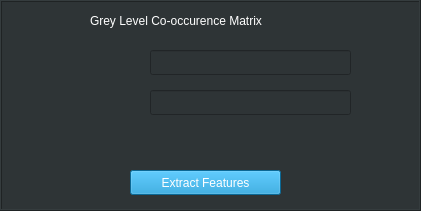
      <widget class="QFrame" name="frame_4">
       <property name="geometry">
        <rect>
         <x>0</x>
         <y>30</y>
         <width>421</width>
         <height>211</height>
        </rect>
       </property>
       <property name="styleSheet">
        <string notr="true">background-color: rgb(46, 52, 54);</string>
       </property>
       <property name="frameShape">
        <enum>QFrame::Box</enum>
       </property>
       <property name="frameShadow">
        <enum>QFrame::Raised</enum>
       </property>
       <widget class="QLineEdit" name="pixel_angle_glcm_txtbox">
        <property name="geometry">
         <rect>
          <x>150</x>
          <y>50</y>
          <width>201</width>
          <height>25</height>
         </rect>
        </property>
        <property name="styleSheet">
         <string notr="true">color: rgb(255, 255, 255);</string>
        </property>
        <property name="frame">
         <bool>true</bool>
        </property>
       </widget>
       <widget class="QLineEdit" name="pixel_distance_glcm_txtbox">
        <property name="geometry">
         <rect>
          <x>150</x>
          <y>90</y>
          <width>201</width>
          <height>25</height>
         </rect>
        </property>
        <property name="styleSheet">
         <string notr="true">color: rgb(255, 255, 255);</string>
        </property>
        <property name="frame">
         <bool>true</bool>
        </property>
       </widget>
       <widget class="QPushButton" name="extract_glcm_features_btn">
        <property name="geometry">
         <rect>
          <x>130</x>
          <y>170</y>
          <width>151</width>
          <height>25</height>
         </rect>
        </property>
        <property name="palette">
         <palette>
          <active>
           <colorrole role="Button">
            <brush brushstyle="SolidPattern">
             <color alpha="255">
              <red>15</red>
              <green>145</green>
              <blue>208</blue>
             </color>
            </brush>
           </colorrole>
           <colorrole role="Text">
            <brush brushstyle="SolidPattern">
             <color alpha="255">
              <red>255</red>
              <green>255</green>
              <blue>255</blue>
             </color>
            </brush>
           </colorrole>
           <colorrole role="ButtonText">
            <brush brushstyle="SolidPattern">
             <color alpha="255">
              <red>255</red>
              <green>255</green>
              <blue>255</blue>
             </color>
            </brush>
           </colorrole>
           <colorrole role="Base">
            <brush brushstyle="SolidPattern">
             <color alpha="255">
              <red>15</red>
              <green>145</green>
              <blue>208</blue>
             </color>
            </brush>
           </colorrole>
           <colorrole role="Window">
            <brush brushstyle="SolidPattern">
             <color alpha="255">
              <red>15</red>
              <green>145</green>
              <blue>208</blue>
             </color>
            </brush>
           </colorrole>
           <colorrole role="PlaceholderText">
            <brush brushstyle="SolidPattern">
             <color alpha="128">
              <red>255</red>
              <green>255</green>
              <blue>255</blue>
             </color>
            </brush>
           </colorrole>
          </active>
          <inactive>
           <colorrole role="Button">
            <brush brushstyle="SolidPattern">
             <color alpha="255">
              <red>15</red>
              <green>145</green>
              <blue>208</blue>
             </color>
            </brush>
           </colorrole>
           <colorrole role="Text">
            <brush brushstyle="SolidPattern">
             <color alpha="255">
              <red>255</red>
              <green>255</green>
              <blue>255</blue>
             </color>
            </brush>
           </colorrole>
           <colorrole role="ButtonText">
            <brush brushstyle="SolidPattern">
             <color alpha="255">
              <red>255</red>
              <green>255</green>
              <blue>255</blue>
             </color>
            </brush>
           </colorrole>
           <colorrole role="Base">
            <brush brushstyle="SolidPattern">
             <color alpha="255">
              <red>15</red>
              <green>145</green>
              <blue>208</blue>
             </color>
            </brush>
           </colorrole>
           <colorrole role="Window">
            <brush brushstyle="SolidPattern">
             <color alpha="255">
              <red>15</red>
              <green>145</green>
              <blue>208</blue>
             </color>
            </brush>
           </colorrole>
           <colorrole role="PlaceholderText">
            <brush brushstyle="SolidPattern">
             <color alpha="128">
              <red>255</red>
              <green>255</green>
              <blue>255</blue>
             </color>
            </brush>
           </colorrole>
          </inactive>
          <disabled>
           <colorrole role="Button">
            <brush brushstyle="SolidPattern">
             <color alpha="255">
              <red>15</red>
              <green>145</green>
              <blue>208</blue>
             </color>
            </brush>
           </colorrole>
           <colorrole role="Text">
            <brush brushstyle="SolidPattern">
             <color alpha="255">
              <red>190</red>
              <green>190</green>
              <blue>190</blue>
             </color>
            </brush>
           </colorrole>
           <colorrole role="ButtonText">
            <brush brushstyle="SolidPattern">
             <color alpha="255">
              <red>190</red>
              <green>190</green>
              <blue>190</blue>
             </color>
            </brush>
           </colorrole>
           <colorrole role="Base">
            <brush brushstyle="SolidPattern">
             <color alpha="255">
              <red>15</red>
              <green>145</green>
              <blue>208</blue>
             </color>
            </brush>
           </colorrole>
           <colorrole role="Window">
            <brush brushstyle="SolidPattern">
             <color alpha="255">
              <red>15</red>
              <green>145</green>
              <blue>208</blue>
             </color>
            </brush>
           </colorrole>
           <colorrole role="PlaceholderText">
            <brush brushstyle="SolidPattern">
             <color alpha="128">
              <red>0</red>
              <green>0</green>
              <blue>0</blue>
             </color>
            </brush>
           </colorrole>
          </disabled>
         </palette>
        </property>
        <property name="autoFillBackground">
         <bool>false</bool>
        </property>
        <property name="styleSheet">
         <string notr="true">background-color: rgb(15, 145, 208);</string>
        </property>
        <property name="text">
         <string>Extract Features</string>
        </property>
       </widget>
       <widget class="QLabel" name="label_3">
        <property name="geometry">
         <rect>
          <x>90</x>
          <y>10</y>
          <width>221</width>
          <height>21</height>
         </rect>
        </property>
        <property name="palette">
         <palette>
          <active>
           <colorrole role="WindowText">
            <brush brushstyle="SolidPattern">
             <color alpha="255">
              <red>255</red>
              <green>255</green>
              <blue>255</blue>
             </color>
            </brush>
           </colorrole>
           <colorrole role="Button">
            <brush brushstyle="SolidPattern">
             <color alpha="255">
              <red>46</red>
              <green>52</green>
              <blue>54</blue>
             </color>
            </brush>
           </colorrole>
           <colorrole role="Light">
            <brush brushstyle="SolidPattern">
             <color alpha="255">
              <red>255</red>
              <green>255</green>
              <blue>255</blue>
             </color>
            </brush>
           </colorrole>
           <colorrole role="Midlight">
            <brush brushstyle="SolidPattern">
             <color alpha="255">
              <red>255</red>
              <green>255</green>
              <blue>255</blue>
             </color>
            </brush>
           </colorrole>
           <colorrole role="Dark">
            <brush brushstyle="SolidPattern">
             <color alpha="255">
              <red>127</red>
              <green>127</green>
              <blue>127</blue>
             </color>
            </brush>
           </colorrole>
           <colorrole role="Mid">
            <brush brushstyle="SolidPattern">
             <color alpha="255">
              <red>170</red>
              <green>170</green>
              <blue>170</blue>
             </color>
            </brush>
           </colorrole>
           <colorrole role="Text">
            <brush brushstyle="SolidPattern">
             <color alpha="255">
              <red>255</red>
              <green>255</green>
              <blue>255</blue>
             </color>
            </brush>
           </colorrole>
           <colorrole role="BrightText">
            <brush brushstyle="SolidPattern">
             <color alpha="255">
              <red>255</red>
              <green>255</green>
              <blue>255</blue>
             </color>
            </brush>
           </colorrole>
           <colorrole role="ButtonText">
            <brush brushstyle="SolidPattern">
             <color alpha="255">
              <red>255</red>
              <green>255</green>
              <blue>255</blue>
             </color>
            </brush>
           </colorrole>
           <colorrole role="Base">
            <brush brushstyle="SolidPattern">
             <color alpha="255">
              <red>46</red>
              <green>52</green>
              <blue>54</blue>
             </color>
            </brush>
           </colorrole>
           <colorrole role="Window">
            <brush brushstyle="SolidPattern">
             <color alpha="255">
              <red>46</red>
              <green>52</green>
              <blue>54</blue>
             </color>
            </brush>
           </colorrole>
           <colorrole role="Shadow">
            <brush brushstyle="SolidPattern">
             <color alpha="255">
              <red>0</red>
              <green>0</green>
              <blue>0</blue>
             </color>
            </brush>
           </colorrole>
           <colorrole role="AlternateBase">
            <brush brushstyle="SolidPattern">
             <color alpha="255">
              <red>255</red>
              <green>255</green>
              <blue>255</blue>
             </color>
            </brush>
           </colorrole>
           <colorrole role="ToolTipBase">
            <brush brushstyle="SolidPattern">
             <color alpha="255">
              <red>255</red>
              <green>255</green>
              <blue>220</blue>
             </color>
            </brush>
           </colorrole>
           <colorrole role="ToolTipText">
            <brush brushstyle="SolidPattern">
             <color alpha="255">
              <red>0</red>
              <green>0</green>
              <blue>0</blue>
             </color>
            </brush>
           </colorrole>
           <colorrole role="PlaceholderText">
            <brush brushstyle="SolidPattern">
             <color alpha="128">
              <red>255</red>
              <green>255</green>
              <blue>255</blue>
             </color>
            </brush>
           </colorrole>
          </active>
          <inactive>
           <colorrole role="WindowText">
            <brush brushstyle="SolidPattern">
             <color alpha="255">
              <red>255</red>
              <green>255</green>
              <blue>255</blue>
             </color>
            </brush>
           </colorrole>
           <colorrole role="Button">
            <brush brushstyle="SolidPattern">
             <color alpha="255">
              <red>46</red>
              <green>52</green>
              <blue>54</blue>
             </color>
            </brush>
           </colorrole>
           <colorrole role="Light">
            <brush brushstyle="SolidPattern">
             <color alpha="255">
              <red>255</red>
              <green>255</green>
              <blue>255</blue>
             </color>
            </brush>
           </colorrole>
           <colorrole role="Midlight">
            <brush brushstyle="SolidPattern">
             <color alpha="255">
              <red>255</red>
              <green>255</green>
              <blue>255</blue>
             </color>
            </brush>
           </colorrole>
           <colorrole role="Dark">
            <brush brushstyle="SolidPattern">
             <color alpha="255">
              <red>127</red>
              <green>127</green>
              <blue>127</blue>
             </color>
            </brush>
           </colorrole>
           <colorrole role="Mid">
            <brush brushstyle="SolidPattern">
             <color alpha="255">
              <red>170</red>
              <green>170</green>
              <blue>170</blue>
             </color>
            </brush>
           </colorrole>
           <colorrole role="Text">
            <brush brushstyle="SolidPattern">
             <color alpha="255">
              <red>255</red>
              <green>255</green>
              <blue>255</blue>
             </color>
            </brush>
           </colorrole>
           <colorrole role="BrightText">
            <brush brushstyle="SolidPattern">
             <color alpha="255">
              <red>255</red>
              <green>255</green>
              <blue>255</blue>
             </color>
            </brush>
           </colorrole>
           <colorrole role="ButtonText">
            <brush brushstyle="SolidPattern">
             <color alpha="255">
              <red>255</red>
              <green>255</green>
              <blue>255</blue>
             </color>
            </brush>
           </colorrole>
           <colorrole role="Base">
            <brush brushstyle="SolidPattern">
             <color alpha="255">
              <red>46</red>
              <green>52</green>
              <blue>54</blue>
             </color>
            </brush>
           </colorrole>
           <colorrole role="Window">
            <brush brushstyle="SolidPattern">
             <color alpha="255">
              <red>46</red>
              <green>52</green>
              <blue>54</blue>
             </color>
            </brush>
           </colorrole>
           <colorrole role="Shadow">
            <brush brushstyle="SolidPattern">
             <color alpha="255">
              <red>0</red>
              <green>0</green>
              <blue>0</blue>
             </color>
            </brush>
           </colorrole>
           <colorrole role="AlternateBase">
            <brush brushstyle="SolidPattern">
             <color alpha="255">
              <red>255</red>
              <green>255</green>
              <blue>255</blue>
             </color>
            </brush>
           </colorrole>
           <colorrole role="ToolTipBase">
            <brush brushstyle="SolidPattern">
             <color alpha="255">
              <red>255</red>
              <green>255</green>
              <blue>220</blue>
             </color>
            </brush>
           </colorrole>
           <colorrole role="ToolTipText">
            <brush brushstyle="SolidPattern">
             <color alpha="255">
              <red>0</red>
              <green>0</green>
              <blue>0</blue>
             </color>
            </brush>
           </colorrole>
           <colorrole role="PlaceholderText">
            <brush brushstyle="SolidPattern">
             <color alpha="128">
              <red>255</red>
              <green>255</green>
              <blue>255</blue>
             </color>
            </brush>
           </colorrole>
          </inactive>
          <disabled>
           <colorrole role="WindowText">
            <brush brushstyle="SolidPattern">
             <color alpha="255">
              <red>127</red>
              <green>127</green>
              <blue>127</blue>
             </color>
            </brush>
           </colorrole>
           <colorrole role="Button">
            <brush brushstyle="SolidPattern">
             <color alpha="255">
              <red>46</red>
              <green>52</green>
              <blue>54</blue>
             </color>
            </brush>
           </colorrole>
           <colorrole role="Light">
            <brush brushstyle="SolidPattern">
             <color alpha="255">
              <red>255</red>
              <green>255</green>
              <blue>255</blue>
             </color>
            </brush>
           </colorrole>
           <colorrole role="Midlight">
            <brush brushstyle="SolidPattern">
             <color alpha="255">
              <red>255</red>
              <green>255</green>
              <blue>255</blue>
             </color>
            </brush>
           </colorrole>
           <colorrole role="Dark">
            <brush brushstyle="SolidPattern">
             <color alpha="255">
              <red>127</red>
              <green>127</green>
              <blue>127</blue>
             </color>
            </brush>
           </colorrole>
           <colorrole role="Mid">
            <brush brushstyle="SolidPattern">
             <color alpha="255">
              <red>170</red>
              <green>170</green>
              <blue>170</blue>
             </color>
            </brush>
           </colorrole>
           <colorrole role="Text">
            <brush brushstyle="SolidPattern">
             <color alpha="255">
              <red>127</red>
              <green>127</green>
              <blue>127</blue>
             </color>
            </brush>
           </colorrole>
           <colorrole role="BrightText">
            <brush brushstyle="SolidPattern">
             <color alpha="255">
              <red>255</red>
              <green>255</green>
              <blue>255</blue>
             </color>
            </brush>
           </colorrole>
           <colorrole role="ButtonText">
            <brush brushstyle="SolidPattern">
             <color alpha="255">
              <red>127</red>
              <green>127</green>
              <blue>127</blue>
             </color>
            </brush>
           </colorrole>
           <colorrole role="Base">
            <brush brushstyle="SolidPattern">
             <color alpha="255">
              <red>46</red>
              <green>52</green>
              <blue>54</blue>
             </color>
            </brush>
           </colorrole>
           <colorrole role="Window">
            <brush brushstyle="SolidPattern">
             <color alpha="255">
              <red>46</red>
              <green>52</green>
              <blue>54</blue>
             </color>
            </brush>
           </colorrole>
           <colorrole role="Shadow">
            <brush brushstyle="SolidPattern">
             <color alpha="255">
              <red>0</red>
              <green>0</green>
              <blue>0</blue>
             </color>
            </brush>
           </colorrole>
           <colorrole role="AlternateBase">
            <brush brushstyle="SolidPattern">
             <color alpha="255">
              <red>255</red>
              <green>255</green>
              <blue>255</blue>
             </color>
            </brush>
           </colorrole>
           <colorrole role="ToolTipBase">
            <brush brushstyle="SolidPattern">
             <color alpha="255">
              <red>255</red>
              <green>255</green>
              <blue>220</blue>
             </color>
            </brush>
           </colorrole>
           <colorrole role="ToolTipText">
            <brush brushstyle="SolidPattern">
             <color alpha="255">
              <red>0</red>
              <green>0</green>
              <blue>0</blue>
             </color>
            </brush>
           </colorrole>
           <colorrole role="PlaceholderText">
            <brush brushstyle="SolidPattern">
             <color alpha="128">
              <red>0</red>
              <green>0</green>
              <blue>0</blue>
             </color>
            </brush>
           </colorrole>
          </disabled>
         </palette>
        </property>
        <property name="text">
         <string>Grey Level Co-occurence Matrix</string>
        </property>
       </widget>
      </widget>
